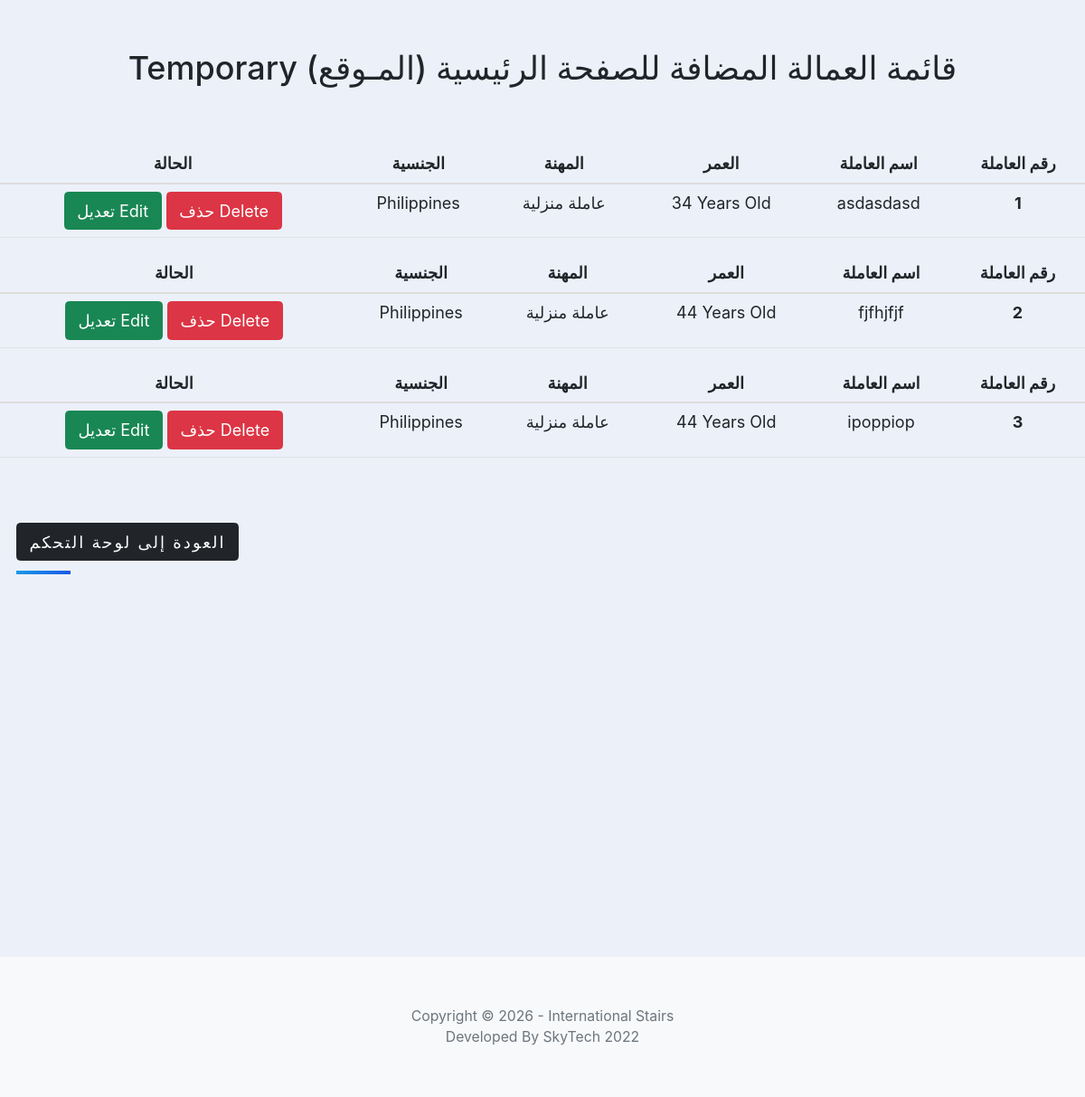
/temp_list, run on the app's committed database.
### main.py (models this page shows)
class Temp(db.Model):
    __tablename__ = "temp"
    id = db.Column(db.Integer, primary_key=True)
    title = db.Column(db.String(250), unique=True, nullable=False)  # name
    rating = db.Column(db.Integer, nullable=False)  # Age
    review = db.Column(db.String(250), nullable=False)  # type
    nationality = db.Column(db.String(250), nullable=False)
    img_url = db.Column(db.String(1000), nullable=False)
    resume = db.Column(db.String(1000), nullable=False)

### main.py (the view)
@app.route("/temp_list")
def temp_list():
    added_temps = Temp.query.all()
    return render_template("temp_list.html", temps=added_temps, temp=cvs)

### templates/temp_list.html (shortened to what this page needs)
{% extends 'bootstrap/base.html' %}
{% block styles %}
{{super()}}
<link rel="stylesheet" href="{{url_for('static', filename='css/styles.css')}}">
 <link href="https://cdn.datatables.net/1.11.3/css/jquery.dataTables.min.css" rel="stylesheet" />
        <link href="https://cdn.datatables.net/buttons/2.1.0/css/buttons.dataTables.min.css" rel="stylesheet" />
{% endblock %}
{% block content %}
<br><br>
 <div class="heading1" style="text-align:center;">
        <h2>Temporary قائمة العمالة المضافة للصفحة الرئيسية (المـوقع) </h2>
        </div>
<br><br>
{% for temp in temps %}
<table class="table">
    <thead>
    <tr>
        <th scope="col" style="text-align:center;">الحالة</th>
        <th scope="col" style="text-align:center;">الجنسية</th>
        <th scope="col" style="text-align:center;">المهنة</th>
        <th scope="col" style="text-align:center;">العمر</th>
         <th scope="col" style="text-align:center;">اسم العاملة</th>
         <th scope="col" style="text-align:center;">رقم العاملة</th>
    </tr>
    <tbody>
    <tr>
        <td style="text-align:center;"> <a href="{{url_for('temp_edit', id=temp.id)}}" class="btn btn-success"> تعديل Edit</a>
        <a href="{{url_for('temp_delete', id=temp.id)}}" class="btn btn-danger"> حذف Delete</a></td>
        <td style="text-align:center;">{{temp.nationality}}</td>
        <td style="text-align:center;">{{temp.review}}</td>
        <td style="text-align:center;">{{temp.rating}} Years Old </td>
         <td style="text-align:center;">{{temp.title}}</td>
        <th scope="row" style="text-align:center;">{{temp.id}}</th>
    </tr>
    </tbody>
</table>
    {% endfor %}
<br><br>
<div class="content">
<p class="heading"><a href="{{url_for('add')}}" class="btn btn-dark">العودة إلى لوحة التحكم</a></p>
</div>
<br><br><br><br><br><br><br><br><br><br><br><br><br><br><br>
{%include "footer.html"%}
{% endblock %}

### templates/footer.html (shortened to what this page needs)
 <footer class="bg-light py-5">
     <div class="container px-4 px-lg-5">
    <div class="small text-center text-muted">
        Copyright &copy; <span id="current-year"></span> - International Stairs</div>
</div>
         <div class="container px-4 px-lg-5"><div class="small text-center text-muted">Developed By SkyTech 2022</div></div>
 </footer>

### data on the page
Temp: nationality "Philippines", review "عاملة منزلية", rating "34", title "asdasdasd", id "1"
Temp: nationality "Philippines", review "عاملة منزلية", rating "44", title "fjfhjfjf", id "2"
Temp: nationality "Philippines", review "عاملة منزلية", rating "44", title "ipoppiop", id "3"
